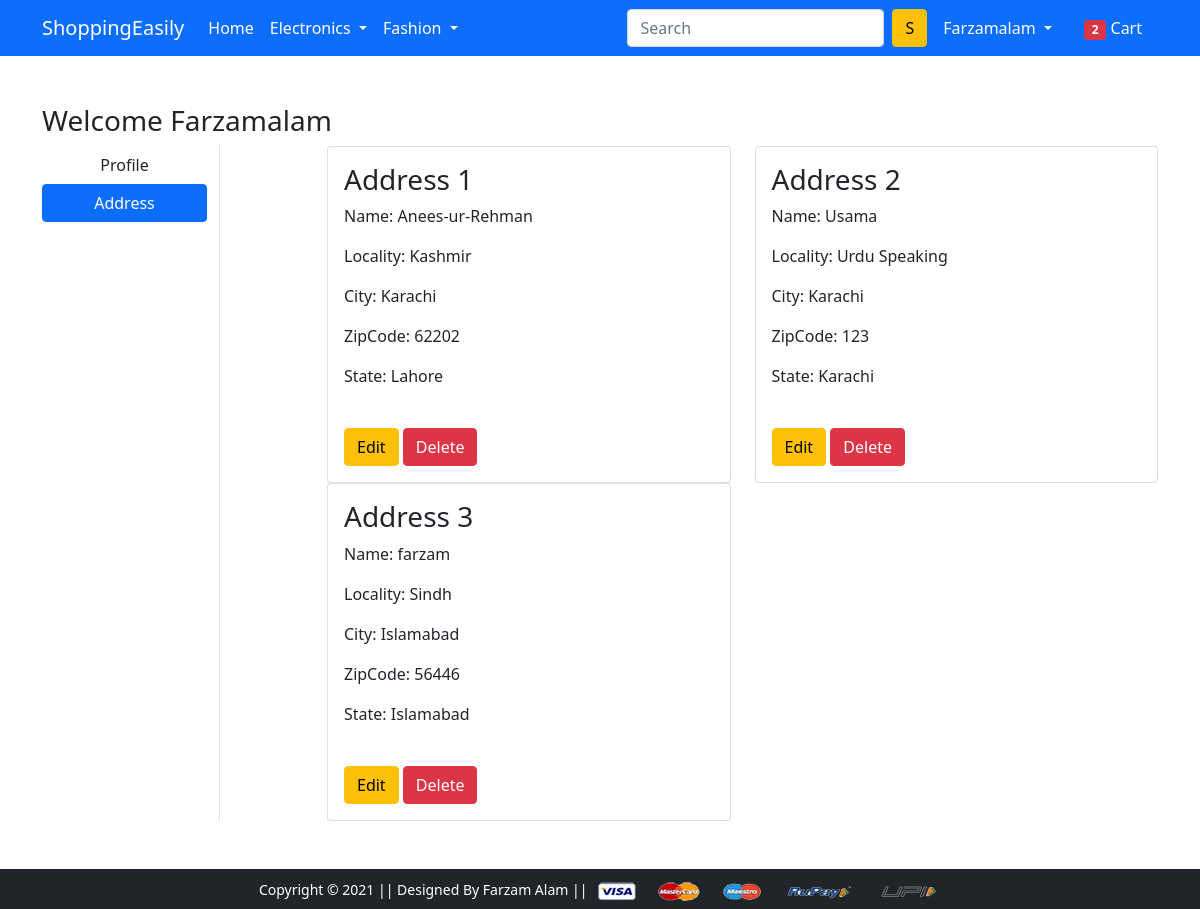
The app's page /address/ (signed in), older data.
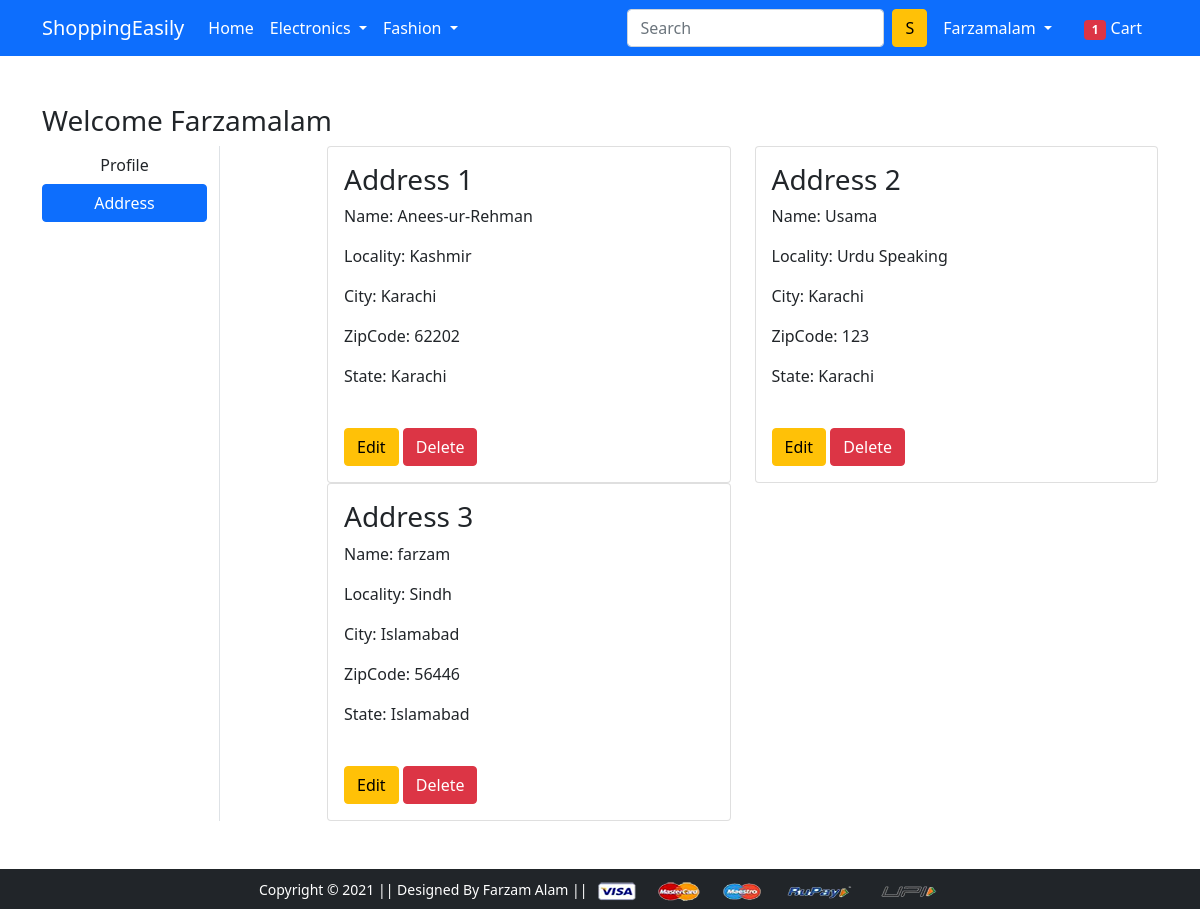
The same page, newer data.
### app/models.py (models this page shows, shortened)
class Customer(models.Model):
    user = models.ForeignKey(User, on_delete=models.CASCADE)
    name = models.CharField(max_length=100)
    locality = models.CharField(max_length=100)
    city = models.CharField(max_length=100)
    zipcode = models.IntegerField()
    state = models.CharField(choices=STATE_CHOICES,max_length=100)

### app/views.py (the view)
# urls.py: path('address/', views.address.as_view(), name='address'),
@method_decorator(login_required, name='dispatch')
class address(View):
    def get(self, request):
        address = Customer.objects.filter(user=self.request.user)
        context = {'address':address}
        return render(request, 'app/address.html', context)

### app/context_processors.py (called while the page is built)
def cart_count(request):
    if request.user.is_authenticated:
        carts = Cart.objects.filter(user=request.user)
        count = carts.count()
        return {'cart_count':count}
    else:
        return {'count':0}

### app/templates/app/address.html (shortened to what this page needs)
{% extends 'app/base.html' %}
{% load static %}
{% block main-content %}
<div class="container my-5">
 <div class="row">
  <h3>Welcome {{request.user|title}}</h3>
  <div class="col-sm-2 border-end">
   <ul class="list-unstyled">
    <li class="d-grid"><a href="{% url 'profile' %}" class="btn">Profile</a></li>
    <li class="d-grid"><a href="{% url 'address' %}" class="btn btn-primary">Address</a></li>
   </ul>
  </div>
  <div class="col-sm-9 offset-sm-1">
   <div class="row">
    {% for add in address %}
        {% if request.user %}
            <div class="col-sm-6">
                <div class="card">
                    <div class="card-body">
                        <h3>Address {{forloop.counter}} </h3>
                        <p>Name: {{add.name}} </p>
                        <p>Locality: {{add.locality}} </p>
                        <p>City: {{add.city}} </p>
                        <p>ZipCode: {{add.zipcode}} </p>
                        <p>State: {{add.state}} </p>
                        <a href="{% url 'profile-edit' add.id %}" class="btn btn-warning mt-4">Edit</a>
                        <a href="{% url 'address-delete' add.id %}" class="btn btn-danger mt-4">Delete</a>
                    </div>
                </div>
            </div>
        {% endif %}
    {% endfor %}
   </div>
  </div>
 </div>
</div>
{% endblock main-content %}

### app/templates/app/base.html (shortened to what this page needs)
<!doctype html>
{% load static %}
<html lang="en">
  <head>
    <link href="https://cdn.jsdelivr.net/npm/bootstrap@5.0.0-beta1/dist/css/bootstrap.min.css" rel="stylesheet">
    <link rel="stylesheet" href="{% static 'app/css/owl.carousel.min.css' %}">
    <link rel="stylesheet" href="{% static 'app/css/all.min.css' %}">
    <link rel="stylesheet" href="{% static 'app/css/style.css' %}">
  </head>
  <body>
    <nav class="navbar navbar-expand-lg navbar-dark bg-primary">
     <div class="container">
       <a class="navbar-brand" href="/">ShoppingEasily</a>
       <div class="collapse navbar-collapse" id="navbarSupportedContent">
         <ul class="navbar-nav me-auto mb-2 mb-lg-0">
           <li class="nav-item">
             <a class="nav-link active" aria-current="page" href="/">Home</a>
           </li>
           <li class="nav-item dropdown">
             <a class="nav-link dropdown-toggle text-white" href="#" id="electronicsDropdown" role="button" data-bs-toggle="dropdown" aria-expanded="false">
               Electronics
             </a>
           </li>
           <li class="nav-item dropdown">
             <a class="nav-link dropdown-toggle text-white" href="#" id="fashionDropdown" role="button" data-bs-toggle="dropdown" aria-expanded="false">
               Fashion
             </a>
           </li>
         </ul>
         <form class="d-flex">
           <input class="form-control me-2" type="search" placeholder="Search" aria-label="Search">
           <button class="btn btn-warning" type="submit">S</button>
         </form>
         <div>
          <ul class="navbar-nav me-auto mb-2 mb-lg-0">
          {% if request.user.is_authenticated %}
            <li class="nav-item dropdown mx-2">
              <a class="nav-link dropdown-toggle text-white" href="#" id="profileDropdown" role="button" data-bs-toggle="dropdown" aria-expanded="false">
                {{request.user.username|title}}
              </a>
            </li>
              <li class="nav-item mx-2">
                <a href="{% url 'show-cart' %}" class="nav-link text-white"><span class="badge bg-danger">{{cart_count}}</span> Cart </a>
              </li>
            {% endif %}
          </ul>
         </div>
       </div>
     </div>
    </nav>
    {% block main-content %} {% endblock main-content %}
    <footer class="container-fluid bg-dark text-center p-2 mt-5">
        <small class="text-white">Copyright &copy; 2021 || Designed By Farzam Alam || </small>
        <img src="{% static 'app/images/payment.png' %}" alt="" srcset="" class="img-fluid" height="2px">
    </footer>
  </body>
</html>

Row changes from the older to the newer data that the page shows:
changed Customer "Anees-ur-Rehman": state "Lahore" → "Karachi"
Text that changed along with them:
{{ cart_count }}: "2" → "1"
